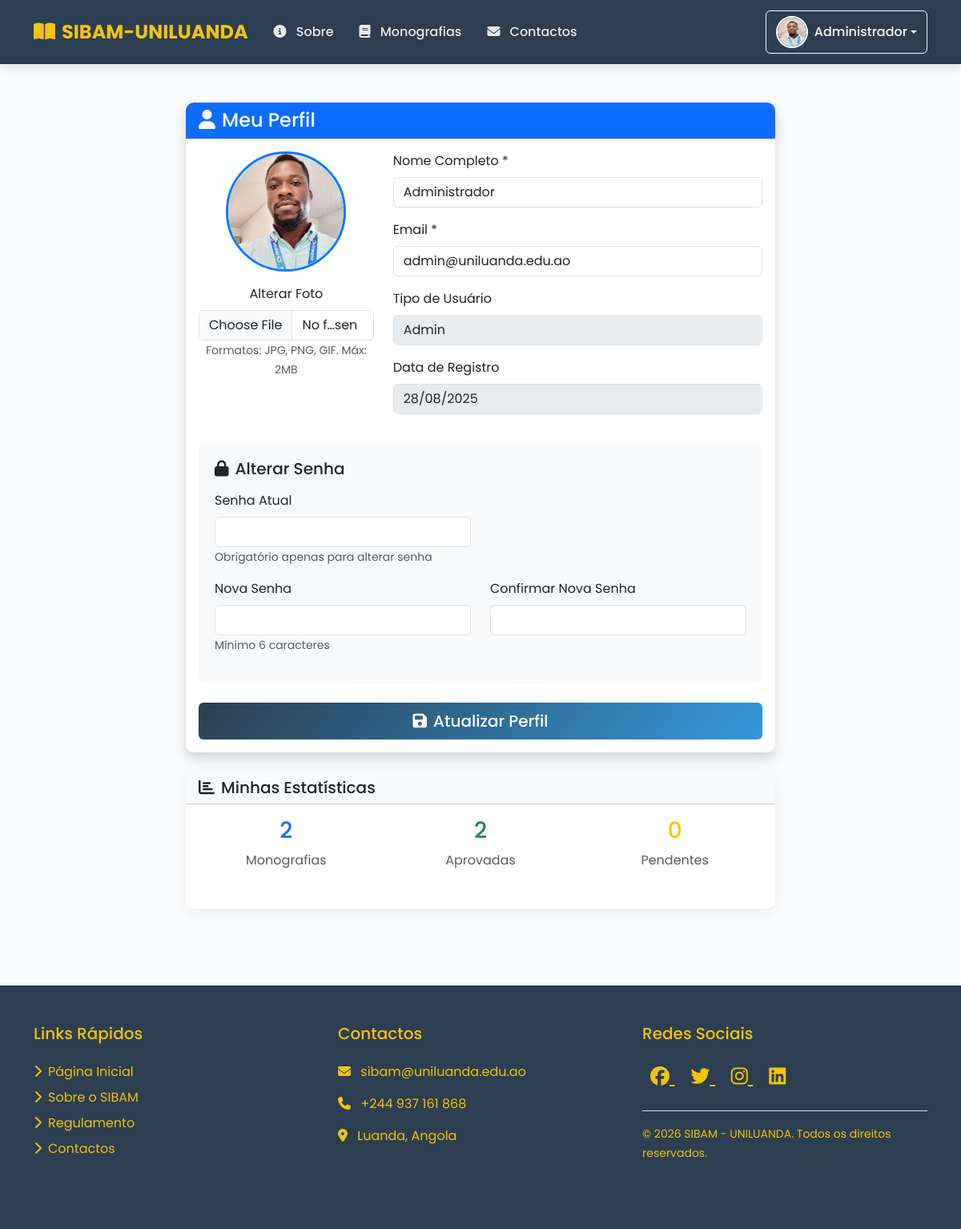
The app's page /perfil.php (signed in) with its own data.
### tables this page shows
CREATE TABLE `usuarios` (
  `id` int NOT NULL AUTO_INCREMENT,
  `nome` varchar(100) NOT NULL,
  `email` varchar(100) NOT NULL,
  `password` varchar(255) NOT NULL,
  `tipo` enum('admin','estudante','professor') DEFAULT 'estudante',
  `foto` varchar(255) DEFAULT 'default.png',
  `data_criacao` timestamp NULL DEFAULT CURRENT_TIMESTAMP,
  `data_atualizacao` timestamp NULL DEFAULT CURRENT_TIMESTAMP ON UPDATE CURRENT_TIMESTAMP,
  PRIMARY KEY (`id`),
  UNIQUE KEY `email` (`email`)
);

### includes/auth.php (called while the page is built, shortened)
<?php
class Auth {
    private $conn;
    public function __construct($db = null) {
        if ($db === null) {
            require_once 'database.php';
            $database = new Database();
            $this->conn = $database->getConnection();
        } else {
            $this->conn = $db;
        }
    }
public function getUserData($userId) {
    $query = "SELECT id, nome, email, password, tipo, foto, data_criacao, data_atualizacao
              FROM usuarios WHERE id = :id";
    $stmt = $this->conn->prepare($query);
    $stmt->bindParam(':id', $userId);
    $stmt->execute();
    if ($stmt->rowCount() == 1) {
        return $stmt->fetch(PDO::FETCH_ASSOC);
    }
    return false;
}
}
?>

### includes/functions.php (called while the page is built, shortened)
<?php
function formatDate($date) {
    return date('d/m/Y', strtotime($date));
}
?>

### perfil.php (the view, shortened to what this page needs)
<?php
require_once 'includes/config.php';
$auth = new Auth($db);
$user = $auth->getUserData($_SESSION['user_id']);
?>
<!DOCTYPE html>
<html lang="pt-pt">
<head>
    <?php include 'includes/head.php'; ?>
</head>
<body>
    <?php include 'includes/header.php'; ?>
    <div class="container py-5">
        <div class="row justify-content-center">
            <div class="col-md-8">
                <div class="card shadow">
                    <div class="card-header bg-primary text-white">
                        <h4 class="mb-0"><i class="fas fa-user me-2"></i>Meu Perfil</h4>
                    </div>
                    <div class="card-body">
                        <form method="POST" enctype="multipart/form-data">
                            <div class="row">
                                <div class="col-md-4 text-center mb-4">
                                    <img src="assets/images/avatar/<?php echo htmlspecialchars($user['foto'] ?? 'default.png'); ?>"
                                         alt="Foto de Perfil"
                                         class="avatar-preview mb-3"
                                         id="avatarPreview"
                                         onerror="this.src='assets/images/avatar/default.png'">
                                    <div class="mb-3">
                                        <label for="foto" class="form-label">Alterar Foto</label>
                                        <input type="file" class="form-control" id="foto" name="foto" accept="image/*">
                                        <small class="form-text text-muted">Formatos: JPG, PNG, GIF. Máx: 2MB</small>
                                    </div>
                                </div>
                                <div class="col-md-8">
                                    <div class="mb-3">
                                        <label for="nome" class="form-label">Nome Completo *</label>
                                        <input type="text" class="form-control" id="nome" name="nome"
                                               value="<?php echo htmlspecialchars($user['nome']); ?>" required>
                                    </div>
                                    <div class="mb-3">
                                        <label for="email" class="form-label">Email *</label>
                                        <input type="email" class="form-control" id="email" name="email"
                                               value="<?php echo htmlspecialchars($user['email']); ?>" required>
                                    </div>
                                    <div class="mb-3">
                                        <label for="tipo" class="form-label">Tipo de Usuário</label>
                                        <input type="text" class="form-control" id="tipo"
                                               value="<?php echo htmlspecialchars(ucfirst($user['tipo'])); ?>" disabled>
                                    </div>
                                    <div class="mb-3">
                                        <label for="data_criacao" class="form-label">Data de Registro</label>
                                        <input type="text" class="form-control" id="data_criacao"
                                               value="<?php echo formatDate($user['data_criacao']); ?>" disabled>
                                    </div>
                                </div>
                            </div>
                            <div class="password-section">
                                <h5 class="mb-3"><i class="fas fa-lock me-2"></i>Alterar Senha</h5>
                                <div class="row">
                                    <div class="col-md-6 mb-3">
                                        <label for="current_password" class="form-label">Senha Atual</label>
                                        <input type="password" class="form-control" id="current_password" name="current_password">
                                        <small class="form-text text-muted">Obrigatório apenas para alterar senha</small>
                                    </div>
                                </div>
                                <div class="row">
                                    <div class="col-md-6 mb-3">
                                        <label for="new_password" class="form-label">Nova Senha</label>
                                        <input type="password" class="form-control" id="new_password" name="new_password" minlength="6">
                                        <small class="form-text text-muted">Mínimo 6 caracteres</small>
                                    </div>
                                    <div class="col-md-6 mb-3">
                                        <label for="confirm_password" class="form-label">Confirmar Nova Senha</label>
                                        <input type="password" class="form-control" id="confirm_password" name="confirm_password" minlength="6">
                                    </div>
                                </div>
                            </div>
                            <div class="d-grid mt-4">
                                <button type="submit" class="btn btn-primary btn-lg">
                                    <i class="fas fa-save me-2"></i>Atualizar Perfil
                                </button>
                            </div>
                        </form>
                    </div>
                </div>
                <div class="card mt-4">
                    <div class="card-header bg-light">
                        <h5 class="mb-0"><i class="fas fa-chart-bar me-2"></i>Minhas Estatísticas</h5>
                    </div>
                    <div class="card-body">
                        <div class="row text-center">
                            <div class="col-md-4 mb-3">
                                <?php
                                $monografiasQuery = "SELECT COUNT(*) as total FROM monografias WHERE autor_id = :user_id";
                                $monografiasStmt = $db->prepare($monografiasQuery);
                                $monografiasStmt->bindParam(':user_id', $_SESSION['user_id']);
                                $monografiasStmt->execute();
                                $totalMonografias = $monografiasStmt->fetch(PDO::FETCH_ASSOC)['total'];
                                ?>
                                <h3 class="text-primary"><?php echo $totalMonografias; ?></h3>
                                <p class="text-muted">Monografias</p>
                            </div>
                            <div class="col-md-4 mb-3">
                                <?php
                                $aprovadasQuery = "SELECT COUNT(*) as total FROM monografias WHERE autor_id = :user_id AND status = 'aprovado'";
                                $aprovadasStmt = $db->prepare($aprovadasQuery);
                                $aprovadasStmt->bindParam(':user_id', $_SESSION['user_id']);
                                $aprovadasStmt->execute();
                                $totalAprovadas = $aprovadasStmt->fetch(PDO::FETCH_ASSOC)['total'];
                                ?>
                                <h3 class="text-success"><?php echo $totalAprovadas; ?></h3>
                                <p class="text-muted">Aprovadas</p>
                            </div>
                            <div class="col-md-4 mb-3">
                                <?php
                                $pendentesQuery = "SELECT COUNT(*) as total FROM monografias WHERE autor_id = :user_id AND status = 'pendente'";
                                $pendentesStmt = $db->prepare($pendentesQuery);
                                $pendentesStmt->bindParam(':user_id', $_SESSION['user_id']);
                                $pendentesStmt->execute();
                                $totalPendentes = $pendentesStmt->fetch(PDO::FETCH_ASSOC)['total'];
                                ?>
                                <h3 class="text-warning"><?php echo $totalPendentes; ?></h3>
                                <p class="text-muted">Pendentes</p>
                            </div>
                        </div>
                    </div>
                </div>
            </div>
        </div>
    </div>
    <?php include 'includes/footer.php'; ?>
</body>
</html>

### css/style.css (style rules this page uses)
.btn { border-radius: 6px; font-weight: 500; transition: all 0.3s ease; }
.btn-primary { background: linear-gradient(135deg, var(--primary-color), var(--secondary-color)); border: none; }
.card { border: none; border-radius: 10px; box-shadow: 0 5px 15px rgba(0, 0, 0, 0.05); }
.card-header { border-radius: 10px 10px 0 0 !important; }

### perfil.php (style rules this page uses)
:root { --primary-color: #2c3e50; --secondary-color: #3498db; --accent-color: #e74c3c; --light-color: #ecf0f1; --dark-color: #2c3e50; --gold-color: #f1c40f; }
body { font-family: 'Poppins', sans-serif; background-color: #f8f9fabb; color: var(--dark-color); min-height: 100vh; display: flex; flex-direction: column; }
.avatar-preview { width: 150px; height: 150px; border-radius: 50%; object-fit: cover; border: 3px solid #007bff; }
.password-section { background-color: #f8f9fa; border-radius: 8px; padding: 20px; margin-top: 20px; }

### records on screen
usuarios: foto (picture), nome "Administrador", email "admin@uniluanda.edu.ao", tipo "Admin", data_criacao "28/08/2025"

### other values on screen
$_SESSION['user_nome'] "Administrador"
$totalMonografias "2"
$totalAprovadas "2"
$totalPendentes "0"
